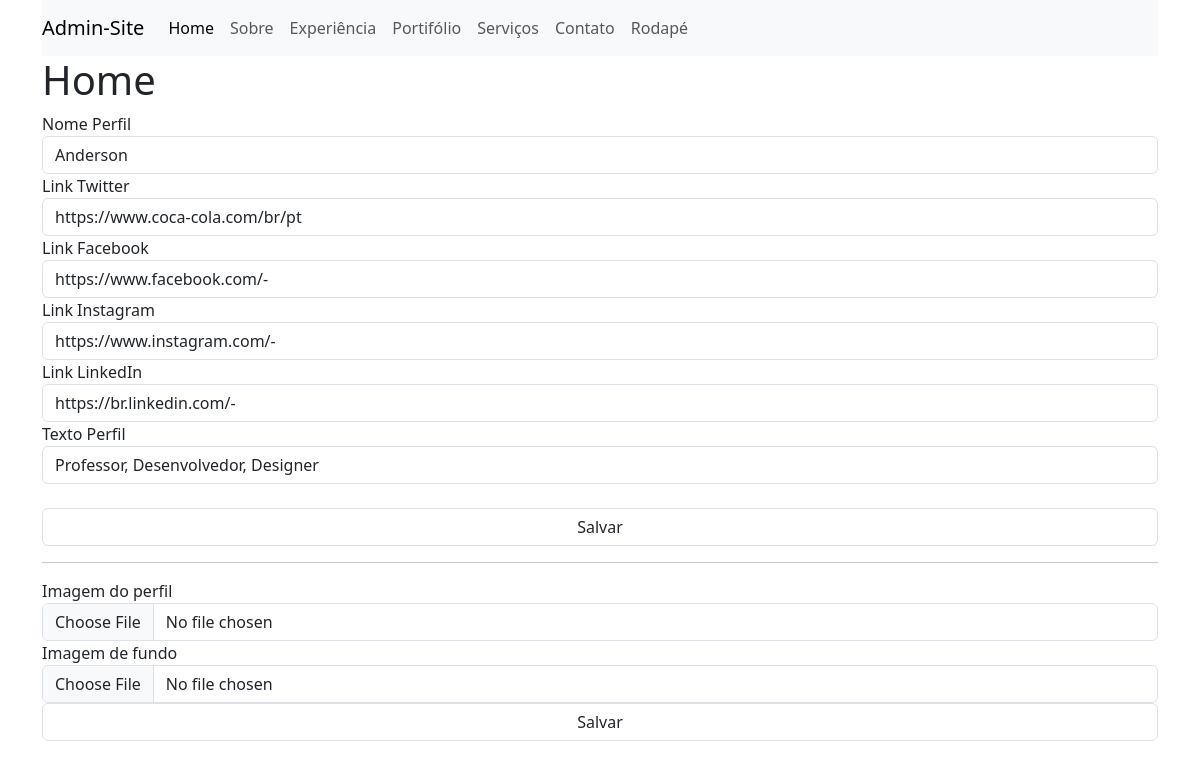
The app's page /admin/home.php?pg=homePg (signed in), older data.
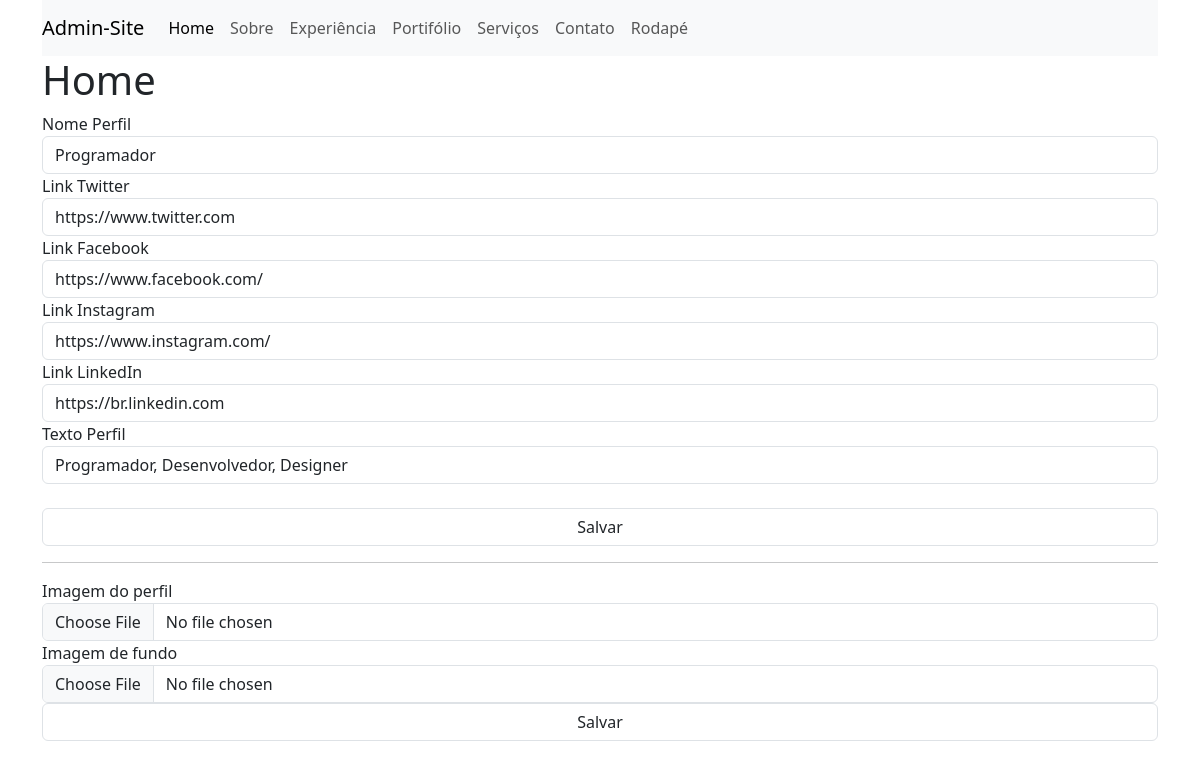
The same page, newer data.
### tables this page shows
CREATE TABLE `settings` (
  `id` int(11) NOT NULL AUTO_INCREMENT,
  `setting_key` varchar(100) DEFAULT NULL,
  `setting_value` text,
  PRIMARY KEY (`id`)
);

### admin/connect.php (called while the page is built, shortened)
<?php
class connect
{
  function select($sql)
  {
    try {
      $cnx = new PDO('mysql:host=' . HOST . ';dbname=' . DB . '', USER, PASS, array(PDO::MYSQL_ATTR_INIT_COMMAND => "SET NAMES utf8"));
      $con = $cnx->prepare($sql);
      $con->execute();
      return $con->fetch(PDO::FETCH_ASSOC);
    } catch (PDOException $e) {
      echo "Ops! desculpe, algo deu errado, por favor tente mais tarde:<br>";
      if ($_SESSION['debug'] == true) {
        echo $e->getMessage();
      }
      exit;
    }
  }
}

### admin/helpers.php (called while the page is built, shortened)
<?php
require_once "./connect.php";
class Helpers
{
  public static function getSettings($setting_key)
  {
    $sql = new connect();
    $consulta = $sql->select("SELECT * FROM settings WHERE setting_key =  '{$setting_key}'");
    return $consulta['setting_value'];
  }
}

### admin/pg/homePg.php (the view, shortened to what this page needs)
<h1>Home</h1>
<form method="post" class="form-group">
    <label class="label" for="nome_perfil">Nome Perfil</label>
    <input class="form-control" type="text" name="nome_perfil" id="nome_perfil" value="<?= Helpers::getSettings("nome_perfil"); ?>">
    <label class="label" for="link_twitter">Link Twitter</label>
    <input class="form-control" type="text" name="link_twitter" id="link_twitter" value="<?= Helpers::getSettings("link_twitter") ?>">
    <label class="label" for="link_face">Link Facebook</label>
    <input class="form-control" type="text" name="link_face" id="link_face" value="<?= Helpers::getSettings("link_face") ?>">
    <label class="label" for="link_insta">Link Instagram</label>
    <input class="form-control" type="text" name="link_insta" id="link_insta" value="<?= Helpers::getSettings("link_insta") ?>">
    <label class="label" for="link_linkedin">Link LinkedIn</label>
    <input class="form-control" type="text" name="link_linkedin" id="link_linkedin" value="<?= Helpers::getSettings("link_linkedin") ?>">
    <label class="label" for="link_linkedin">Texto Perfil</label>
    <input class="form-control" type="text" name="texto_perfil" id="texto_perfil" value="<?= Helpers::getSettings("texto_perfil") ?>">
    <br>
    <input class="form-control" type="submit" name="salvar" value="Salvar">
</form>
<hr>
<form method="post" class="form-group" enctype="multipart/form-data">
    <label>Imagem do perfil</label>
    <input type="file" name="img_perfil" class="form-control">
    <label>Imagem de fundo</label>
    <input type="file" name="img_fundo" class="form-control">
    <input type="submit" class="form-control" name="imagens_Home" value="Salvar">
</form>

### admin/home.php (shortened to what this page needs)
<!DOCTYPE html>
<html lang="pt-br">
<head>
    <link rel="stylesheet" href="../assets/vendor/bootstrap/css/bootstrap.min.css">
</head>
<body>
    <head>
        <div class="container">
            <nav class="navbar navbar-expand-lg navbar-light bg-light">
                <a class="navbar-brand" href="#">Admin-Site</a>
                <div class="collapse navbar-collapse" id="navbarSupportedContent">
                    <ul class="navbar-nav me-auto mb-2 mb-lg-0">
                        <li class="nav-item">
                            <a class="nav-link active" aria-current="page" href="?pg=homePg">Home</a>
                        </li>
                        <li class="nav-item">
                            <a class="nav-link" href="?pg=sobre">Sobre</a>
                        </li>
                        <li class="nav-item">
                            <a class="nav-link" href="?pg=experiencia">Experiência</a>
                        </li>
                        <li class="nav-item">
                            <a class="nav-link" href="?pg=portfolio">Portifólio</a>
                        </li>
                        <li class="nav-item">
                            <a class="nav-link" href="?pg=servicos">Serviços</a>
                        </li>
                        <li class="nav-item">
                            <a class="nav-link" href="?pg=contato">Contato</a>
                        </li>
                        <li class="nav-item">
                            <a class="nav-link" href="?pg=rodape">Rodapé</a>
                        </li>
                    </ul>
                </div>
            </nav>
        </div>
    </head>
    <div class="container">
        <section>
            <?php
            $pg = $_GET['pg'] ?? "";
            if (!$pg) {
                include_once "./pg/inicio.php";
            } else {
                include_once "./pg/{$pg}.php";
            }
            ?>
        </section>
    </div>
</body>
</html>

Row changes from the older to the newer data that the page shows:
changed settings: nome_perfil "Anderson" → "Programador"
changed settings: link_twitter "https://www.coca-cola.com/br/pt" → "https://www.twitter.com"
changed settings: link_face "https://www.facebook.com/-" → "https://www.facebook.com/"
changed settings: link_insta "https://www.instagram.com/-" → "https://www.instagram.com/"
changed settings: link_linkedin "https://br.linkedin.com/-" → "https://br.linkedin.com"
changed settings: texto_perfil "Professor, Desenvolvedor, Designer" → "Programador, Desenvolvedor, Designer"
